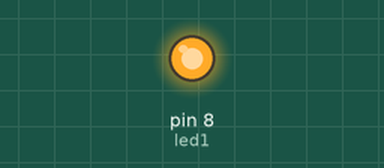
Bench run of a sketch on a simulated Arduino Uno, built with avr-gcc and run on an emulated ATmega328P. Parts: output pins drawn as LEDs (lit = HIGH).

Above: at 1.5 s.
At 3.5 s:
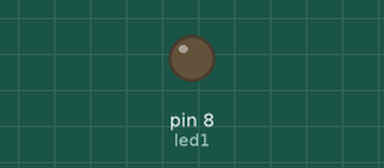
Timing chart, 0 to 5.2 s (numbered marks = the images above):
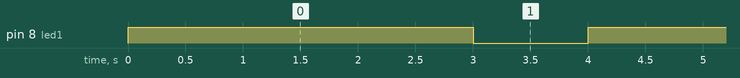

Measured:
- by itself, pin 8 (led1): alternates HIGH for 3.0 s and LOW for 1.0 s

The sketch:

IOT4.ino
```cpp
int led1=8;

  void setup() {
    pinMode(8,OUTPUT);
  }

void loop(){

   digitalWrite(led1,HIGH);
   delay(3000);
   digitalWrite(led1,LOW);
   delay(1000);

}
```
